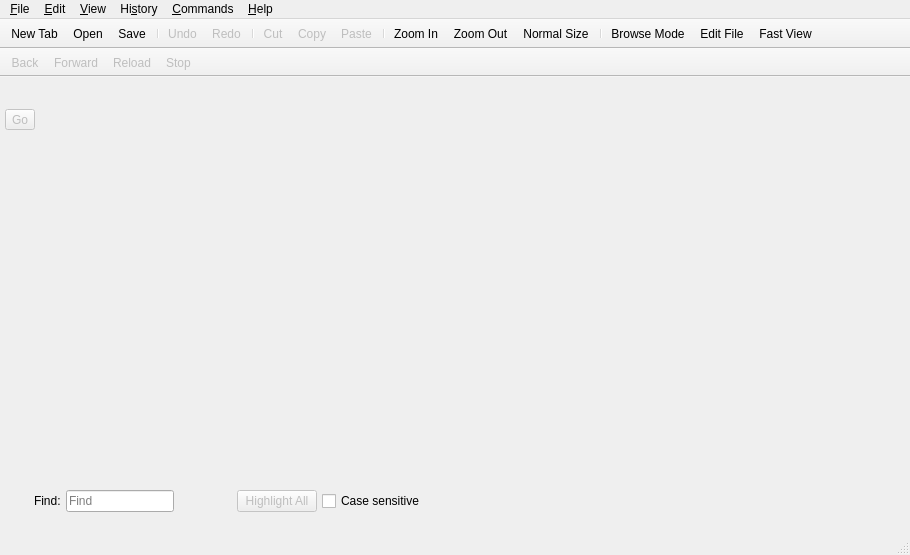
<?xml version="1.0" encoding="UTF-8"?>
<ui version="4.0">
 <class>MainWindow</class>
 <widget class="QMainWindow" name="MainWindow">
  <property name="geometry">
   <rect>
    <x>0</x>
    <y>0</y>
    <width>910</width>
    <height>555</height>
   </rect>
  </property>
  <property name="windowTitle">
   <string>USD Manager</string>
  </property>
  <property name="windowIcon">
   <iconset resource="images.qrc">
    <normaloff>:/images/images/logo.png</normaloff>:/images/images/logo.png</iconset>
  </property>
  <widget class="QWidget" name="centralwidget">
   <layout class="QVBoxLayout" name="verticalLayout">
    <property name="spacing">
     <number>5</number>
    </property>
    <property name="leftMargin">
     <number>5</number>
    </property>
    <property name="topMargin">
     <number>5</number>
    </property>
    <property name="rightMargin">
     <number>5</number>
    </property>
    <property name="bottomMargin">
     <number>1</number>
    </property>
    <item>
     <widget class="QPushButton" name="buttonNewTab">
      <property name="sizePolicy">
       <sizepolicy hsizetype="Fixed" vsizetype="Fixed">
        <horstretch>0</horstretch>
        <verstretch>0</verstretch>
       </sizepolicy>
      </property>
      <property name="maximumSize">
       <size>
        <width>24</width>
        <height>28</height>
       </size>
      </property>
      <property name="focusPolicy">
       <enum>Qt::NoFocus</enum>
      </property>
      <property name="toolTip">
       <string>New tab</string>
      </property>
      <property name="icon">
       <iconset theme="tab-new">
        <normaloff/>
       </iconset>
      </property>
      <property name="iconSize">
       <size>
        <width>16</width>
        <height>16</height>
       </size>
      </property>
      <property name="flat">
       <bool>true</bool>
      </property>
     </widget>
    </item>
    <item>
     <widget class="QToolButton" name="buttonGo">
      <property name="enabled">
       <bool>false</bool>
      </property>
      <property name="focusPolicy">
       <enum>Qt::NoFocus</enum>
      </property>
      <property name="toolTip">
       <string>Go</string>
      </property>
      <property name="text">
       <string>Go</string>
      </property>
      <property name="icon">
       <iconset theme="media-playback-start">
        <normaloff/>
       </iconset>
      </property>
     </widget>
    </item>
    <item>
     <widget class="QWidget" name="tabTopRightWidget" native="true">
      <property name="sizePolicy">
       <sizepolicy hsizetype="Fixed" vsizetype="Fixed">
        <horstretch>0</horstretch>
        <verstretch>0</verstretch>
       </sizepolicy>
      </property>
      <layout class="QHBoxLayout" name="tabTopRightLayout">
       <property name="spacing">
        <number>0</number>
       </property>
       <property name="margin">
        <number>0</number>
       </property>
       <item>
        <widget class="QPushButton" name="buttonTabList">
         <property name="sizePolicy">
          <sizepolicy hsizetype="Fixed" vsizetype="Fixed">
           <horstretch>0</horstretch>
           <verstretch>0</verstretch>
          </sizepolicy>
         </property>
         <property name="maximumSize">
          <size>
           <width>24</width>
           <height>28</height>
          </size>
         </property>
         <property name="focusPolicy">
          <enum>Qt::NoFocus</enum>
         </property>
         <property name="toolTip">
          <string>List all tabs</string>
         </property>
         <property name="iconSize">
          <size>
           <width>10</width>
           <height>10</height>
          </size>
         </property>
         <property name="flat">
          <bool>true</bool>
         </property>
        </widget>
       </item>
       <item>
        <widget class="QPushButton" name="buttonClose">
         <property name="sizePolicy">
          <sizepolicy hsizetype="Fixed" vsizetype="Fixed">
           <horstretch>0</horstretch>
           <verstretch>0</verstretch>
          </sizepolicy>
         </property>
         <property name="maximumSize">
          <size>
           <width>24</width>
           <height>28</height>
          </size>
         </property>
         <property name="focusPolicy">
          <enum>Qt::NoFocus</enum>
         </property>
         <property name="toolTip">
          <string>Close current tab</string>
         </property>
         <property name="iconSize">
          <size>
           <width>16</width>
           <height>16</height>
          </size>
         </property>
         <property name="flat">
          <bool>true</bool>
         </property>
        </widget>
       </item>
      </layout>
     </widget>
    </item>
    <item>
     <widget class="QWidget" name="mainWidget" native="true">
      <property name="sizePolicy">
       <sizepolicy hsizetype="Expanding" vsizetype="Expanding">
        <horstretch>0</horstretch>
        <verstretch>0</verstretch>
       </sizepolicy>
      </property>
      <layout class="QHBoxLayout" name="horizontalLayout_4">
       <property name="spacing">
        <number>5</number>
       </property>
       <property name="margin">
        <number>0</number>
       </property>
      </layout>
     </widget>
    </item>
    <item>
     <widget class="QWidget" name="findWidget" native="true">
      <property name="sizePolicy">
       <sizepolicy hsizetype="Preferred" vsizetype="Fixed">
        <horstretch>0</horstretch>
        <verstretch>0</verstretch>
       </sizepolicy>
      </property>
      <layout class="QHBoxLayout" name="horizontalLayout_3">
       <property name="spacing">
        <number>5</number>
       </property>
       <property name="margin">
        <number>0</number>
       </property>
       <item>
        <widget class="QToolButton" name="buttonCloseFind">
         <property name="focusPolicy">
          <enum>Qt::NoFocus</enum>
         </property>
         <property name="toolTip">
          <string>Close find bar</string>
         </property>
         <property name="icon">
          <iconset theme="window-close">
           <normaloff/>
          </iconset>
         </property>
         <property name="iconSize">
          <size>
           <width>16</width>
           <height>16</height>
          </size>
         </property>
         <property name="autoRaise">
          <bool>true</bool>
         </property>
        </widget>
       </item>
       <item>
        <widget class="QLabel" name="labelFind">
         <property name="sizePolicy">
          <sizepolicy hsizetype="Fixed" vsizetype="Fixed">
           <horstretch>0</horstretch>
           <verstretch>0</verstretch>
          </sizepolicy>
         </property>
         <property name="text">
          <string>Find:</string>
         </property>
         <property name="buddy">
          <cstring>findBar</cstring>
         </property>
        </widget>
       </item>
       <item>
        <widget class="QLineEdit" name="findBar">
         <property name="sizePolicy">
          <sizepolicy hsizetype="Fixed" vsizetype="Fixed">
           <horstretch>0</horstretch>
           <verstretch>0</verstretch>
          </sizepolicy>
         </property>
         <property name="placeholderText">
          <string>Find</string>
         </property>
        </widget>
       </item>
       <item>
        <widget class="QToolButton" name="buttonFindPrev">
         <property name="enabled">
          <bool>false</bool>
         </property>
         <property name="sizePolicy">
          <sizepolicy hsizetype="Fixed" vsizetype="Fixed">
           <horstretch>0</horstretch>
           <verstretch>0</verstretch>
          </sizepolicy>
         </property>
         <property name="toolTip">
          <string>Find previous occurrence (Ctrl+Shift+G)</string>
         </property>
         <property name="icon">
          <iconset theme="go-previous">
           <normaloff/>
          </iconset>
         </property>
         <property name="iconSize">
          <size>
           <width>16</width>
           <height>16</height>
          </size>
         </property>
         <property name="toolButtonStyle">
          <enum>Qt::ToolButtonTextBesideIcon</enum>
         </property>
         <property name="autoRaise">
          <bool>true</bool>
         </property>
        </widget>
       </item>
       <item>
        <widget class="QToolButton" name="buttonFindNext">
         <property name="enabled">
          <bool>false</bool>
         </property>
         <property name="sizePolicy">
          <sizepolicy hsizetype="Fixed" vsizetype="Fixed">
           <horstretch>0</horstretch>
           <verstretch>0</verstretch>
          </sizepolicy>
         </property>
         <property name="toolTip">
          <string>Find next occurrence (Ctrl+G)</string>
         </property>
         <property name="icon">
          <iconset theme="go-next">
           <normaloff/>
          </iconset>
         </property>
         <property name="iconSize">
          <size>
           <width>16</width>
           <height>16</height>
          </size>
         </property>
         <property name="toolButtonStyle">
          <enum>Qt::ToolButtonTextBesideIcon</enum>
         </property>
         <property name="autoRaise">
          <bool>true</bool>
         </property>
        </widget>
       </item>
       <item>
        <widget class="QPushButton" name="buttonHighlightAll">
         <property name="enabled">
          <bool>false</bool>
         </property>
         <property name="sizePolicy">
          <sizepolicy hsizetype="Fixed" vsizetype="Fixed">
           <horstretch>0</horstretch>
           <verstretch>0</verstretch>
          </sizepolicy>
         </property>
         <property name="toolTip">
          <string>Highlight all occurrences</string>
         </property>
         <property name="text">
          <string>Highlight All</string>
         </property>
         <property name="iconSize">
          <size>
           <width>16</width>
           <height>16</height>
          </size>
         </property>
         <property name="checkable">
          <bool>true</bool>
         </property>
        </widget>
       </item>
       <item>
        <widget class="QCheckBox" name="checkBoxMatchCase">
         <property name="sizePolicy">
          <sizepolicy hsizetype="Fixed" vsizetype="Fixed">
           <horstretch>0</horstretch>
           <verstretch>0</verstretch>
          </sizepolicy>
         </property>
         <property name="text">
          <string>Case sensitive</string>
         </property>
        </widget>
       </item>
       <item>
        <widget class="QLabel" name="labelFindPixmap">
         <property name="sizePolicy">
          <sizepolicy hsizetype="Preferred" vsizetype="Fixed">
           <horstretch>0</horstretch>
           <verstretch>0</verstretch>
          </sizepolicy>
         </property>
        </widget>
       </item>
       <item>
        <widget class="QLabel" name="labelFindStatus">
         <property name="sizePolicy">
          <sizepolicy hsizetype="Preferred" vsizetype="Fixed">
           <horstretch>0</horstretch>
           <verstretch>0</verstretch>
          </sizepolicy>
         </property>
        </widget>
       </item>
       <item>
        <spacer name="horizontalSpacer">
         <property name="orientation">
          <enum>Qt::Horizontal</enum>
         </property>
         <property name="sizeHint" stdset="0">
          <size>
           <width>40</width>
           <height>20</height>
          </size>
         </property>
        </spacer>
       </item>
      </layout>
     </widget>
    </item>
    <item>
     <widget class="QWidget" name="breadcrumbWidget" native="true">
      <layout class="QHBoxLayout" name="breadcrumbLayout">
       <property name="spacing">
        <number>5</number>
       </property>
       <property name="margin">
        <number>0</number>
       </property>
       <item>
        <widget class="QLabel" name="breadcrumb">
         <property name="textInteractionFlags">
          <set>Qt::LinksAccessibleByMouse|Qt::TextSelectableByMouse</set>
         </property>
        </widget>
       </item>
      </layout>
     </widget>
    </item>
   </layout>
  </widget>
  <widget class="QMenuBar" name="menubar">
   <property name="geometry">
    <rect>
     <x>0</x>
     <y>0</y>
     <width>910</width>
     <height>28</height>
    </rect>
   </property>
   <widget class="QMenu" name="menuFile">
    <property name="title">
     <string>&amp;File</string>
    </property>
    <widget class="QMenu" name="menuOpenRecent">
     <property name="enabled">
      <bool>false</bool>
     </property>
     <property name="title">
      <string>Open &amp;Recent</string>
     </property>
     <property name="icon">
      <iconset theme="document-open-recent">
       <normaloff/>
      </iconset>
     </property>
    </widget>
    <addaction name="actionNewWindow"/>
    <addaction name="actionNewTab"/>
    <addaction name="actionOpen"/>
    <addaction name="menuOpenRecent"/>
    <addaction name="separator"/>
    <addaction name="actionEdit"/>
    <addaction name="actionBrowse"/>
    <addaction name="actionSave"/>
    <addaction name="actionSaveAs"/>
    <addaction name="separator"/>
    <addaction name="actionPrintPreview"/>
    <addaction name="actionPrint"/>
    <addaction name="separator"/>
    <addaction name="actionCloseTab"/>
    <addaction name="exitAction"/>
   </widget>
   <widget class="QMenu" name="helpMenu">
    <property name="title">
     <string>&amp;Help</string>
    </property>
    <addaction name="documentationAction"/>
    <addaction name="aboutAction"/>
    <addaction name="aboutQtAction"/>
   </widget>
   <widget class="QMenu" name="menuEdit">
    <property name="title">
     <string>&amp;Edit</string>
    </property>
    <addaction name="actionUndo"/>
    <addaction name="actionRedo"/>
    <addaction name="separator"/>
    <addaction name="actionCut"/>
    <addaction name="actionCopy"/>
    <addaction name="actionPaste"/>
    <addaction name="separator"/>
    <addaction name="actionSelectAll"/>
    <addaction name="separator"/>
    <addaction name="actionFind"/>
    <addaction name="actionFindPrev"/>
    <addaction name="actionFindNext"/>
    <addaction name="actionGoToLineNumber"/>
    <addaction name="separator"/>
    <addaction name="actionPreferences"/>
   </widget>
   <widget class="QMenu" name="menuCommands">
    <property name="title">
     <string>&amp;Commands</string>
    </property>
    <addaction name="actionFileInfo"/>
    <addaction name="actionDiffFile"/>
    <addaction name="separator"/>
    <addaction name="actionCommentOut"/>
    <addaction name="actionUncomment"/>
    <addaction name="actionIndent"/>
    <addaction name="actionUnindent"/>
    <addaction name="separator"/>
    <addaction name="actionOpenWith"/>
    <addaction name="actionTextEditor"/>
    <addaction name="separator"/>
   </widget>
   <widget class="QMenu" name="menuView">
    <property name="title">
     <string>&amp;View</string>
    </property>
    <widget class="QMenu" name="menuToolbars">
     <property name="title">
      <string>&amp;Toolbars</string>
     </property>
    </widget>
    <addaction name="menuToolbars"/>
    <addaction name="actionIncludePanel"/>
    <addaction name="separator"/>
    <addaction name="actionRefresh"/>
    <addaction name="actionStop"/>
    <addaction name="separator"/>
    <addaction name="actionZoomIn"/>
    <addaction name="actionZoomOut"/>
    <addaction name="actionNormalSize"/>
    <addaction name="separator"/>
    <addaction name="actionFullScreen"/>
   </widget>
   <widget class="QMenu" name="menuHistory">
    <property name="title">
     <string>Hi&amp;story</string>
    </property>
    <widget class="QMenu" name="menuRecentlyClosedTabs">
     <property name="enabled">
      <bool>false</bool>
     </property>
     <property name="title">
      <string>&amp;Recently Closed Tabs</string>
     </property>
     <property name="icon">
      <iconset theme="document-open-recent">
       <normaloff/>
      </iconset>
     </property>
    </widget>
    <addaction name="actionBack"/>
    <addaction name="actionForward"/>
    <addaction name="separator"/>
    <addaction name="separator"/>
    <addaction name="menuRecentlyClosedTabs"/>
   </widget>
   <addaction name="menuFile"/>
   <addaction name="menuEdit"/>
   <addaction name="menuView"/>
   <addaction name="menuHistory"/>
   <addaction name="menuCommands"/>
   <addaction name="helpMenu"/>
  </widget>
  <widget class="QStatusBar" name="statusbar"/>
  <widget class="QToolBar" name="editToolbar">
   <property name="windowTitle">
    <string>Standard Toolbar</string>
   </property>
   <property name="movable">
    <bool>false</bool>
   </property>
   <attribute name="toolBarArea">
    <enum>TopToolBarArea</enum>
   </attribute>
   <attribute name="toolBarBreak">
    <bool>false</bool>
   </attribute>
   <addaction name="actionNewTab"/>
   <addaction name="actionOpen"/>
   <addaction name="actionSave"/>
   <addaction name="separator"/>
   <addaction name="actionUndo"/>
   <addaction name="actionRedo"/>
   <addaction name="separator"/>
   <addaction name="actionCut"/>
   <addaction name="actionCopy"/>
   <addaction name="actionPaste"/>
   <addaction name="separator"/>
   <addaction name="actionZoomIn"/>
   <addaction name="actionZoomOut"/>
   <addaction name="actionNormalSize"/>
   <addaction name="separator"/>
   <addaction name="actionBrowse"/>
   <addaction name="actionEdit"/>
   <addaction name="actionFastView"/>
  </widget>
  <widget class="QToolBar" name="navToolbar">
   <property name="windowTitle">
    <string>Navigation Toolbar</string>
   </property>
   <property name="movable">
    <bool>false</bool>
   </property>
   <attribute name="toolBarArea">
    <enum>TopToolBarArea</enum>
   </attribute>
   <attribute name="toolBarBreak">
    <bool>true</bool>
   </attribute>
   <addaction name="actionBack"/>
   <addaction name="actionForward"/>
   <addaction name="actionRefresh"/>
   <addaction name="actionStop"/>
  </widget>
  <action name="aboutAction">
   <property name="icon">
    <iconset theme="help-about">
     <normaloff/>
    </iconset>
   </property>
   <property name="text">
    <string>&amp;About</string>
   </property>
   <property name="menuRole">
    <enum>QAction::AboutRole</enum>
   </property>
  </action>
  <action name="exitAction">
   <property name="icon">
    <iconset theme="application-exit">
     <normaloff/>
    </iconset>
   </property>
   <property name="text">
    <string>&amp;Quit</string>
   </property>
   <property name="shortcut">
    <string>Ctrl+Q</string>
   </property>
   <property name="menuRole">
    <enum>QAction::QuitRole</enum>
   </property>
  </action>
  <action name="documentationAction">
   <property name="icon">
    <iconset theme="help-browser">
     <normaloff/>
    </iconset>
   </property>
   <property name="text">
    <string>&amp;Documentation</string>
   </property>
   <property name="shortcut">
    <string>F1</string>
   </property>
  </action>
  <action name="actionBack">
   <property name="enabled">
    <bool>false</bool>
   </property>
   <property name="icon">
    <iconset theme="go-previous">
     <normaloff/>
    </iconset>
   </property>
   <property name="text">
    <string>&amp;Back</string>
   </property>
   <property name="shortcut">
    <string>Alt+Left</string>
   </property>
  </action>
  <action name="actionForward">
   <property name="enabled">
    <bool>false</bool>
   </property>
   <property name="icon">
    <iconset theme="go-next">
     <normaloff/>
    </iconset>
   </property>
   <property name="text">
    <string>&amp;Forward</string>
   </property>
   <property name="shortcut">
    <string>Alt+Right</string>
   </property>
  </action>
  <action name="actionOpen">
   <property name="icon">
    <iconset theme="document-open">
     <normaloff/>
    </iconset>
   </property>
   <property name="text">
    <string>&amp;Open...</string>
   </property>
   <property name="shortcut">
    <string>Ctrl+O</string>
   </property>
  </action>
  <action name="actionEdit">
   <property name="icon">
    <iconset theme="accessories-text-editor">
     <normaloff/>
    </iconset>
   </property>
   <property name="text">
    <string>&amp;Edit File</string>
   </property>
   <property name="statusTip">
    <string>Switch to edit mode</string>
   </property>
   <property name="shortcut">
    <string>Ctrl+E</string>
   </property>
  </action>
  <action name="actionCloseTab">
   <property name="text">
    <string>&amp;Close Tab</string>
   </property>
   <property name="shortcut">
    <string>Ctrl+W</string>
   </property>
  </action>
  <action name="actionFind">
   <property name="icon">
    <iconset theme="edit-find">
     <normaloff/>
    </iconset>
   </property>
   <property name="text">
    <string>&amp;Find...</string>
   </property>
   <property name="shortcut">
    <string>Ctrl+Shift+F</string>
   </property>
  </action>
  <action name="actionFindPrev">
   <property name="enabled">
    <bool>false</bool>
   </property>
   <property name="icon">
    <iconset resource="images.qrc">
     <normaloff>:/images/images/findPrev.png</normaloff>:/images/images/findPrev.png</iconset>
   </property>
   <property name="text">
    <string>Find Previous</string>
   </property>
   <property name="shortcut">
    <string>Ctrl+Shift+G</string>
   </property>
  </action>
  <action name="actionFindNext">
   <property name="enabled">
    <bool>false</bool>
   </property>
   <property name="icon">
    <iconset resource="images.qrc">
     <normaloff>:/images/images/findNext.png</normaloff>:/images/images/findNext.png</iconset>
   </property>
   <property name="text">
    <string>Find Next</string>
   </property>
   <property name="shortcut">
    <string>Ctrl+G</string>
   </property>
  </action>
  <action name="actionOpen_files_in_new_tabs">
   <property name="checkable">
    <bool>true</bool>
   </property>
   <property name="text">
    <string>Open files in new tabs</string>
   </property>
  </action>
  <action name="actionNewTab">
   <property name="icon">
    <iconset theme="tab-new">
     <normaloff/>
    </iconset>
   </property>
   <property name="text">
    <string>New &amp;Tab</string>
   </property>
   <property name="shortcut">
    <string>Ctrl+T</string>
   </property>
  </action>
  <action name="actionSave">
   <property name="icon">
    <iconset theme="document-save">
     <normaloff/>
    </iconset>
   </property>
   <property name="text">
    <string>&amp;Save</string>
   </property>
   <property name="shortcut">
    <string>Ctrl+S</string>
   </property>
  </action>
  <action name="actionSaveAs">
   <property name="icon">
    <iconset theme="document-save-as">
     <normaloff/>
    </iconset>
   </property>
   <property name="text">
    <string>Save &amp;As...</string>
   </property>
   <property name="shortcut">
    <string>Ctrl+Shift+S</string>
   </property>
  </action>
  <action name="actionDiffFile">
   <property name="enabled">
    <bool>false</bool>
   </property>
   <property name="text">
    <string>&amp;Diff File...</string>
   </property>
   <property name="statusTip">
    <string>Diff your changes with the currently saved file</string>
   </property>
  </action>
  <action name="actionUndo">
   <property name="enabled">
    <bool>false</bool>
   </property>
   <property name="icon">
    <iconset theme="edit-undo">
     <normaloff/>
    </iconset>
   </property>
   <property name="text">
    <string>&amp;Undo</string>
   </property>
   <property name="shortcut">
    <string>Ctrl+Z</string>
   </property>
  </action>
  <action name="actionRedo">
   <property name="enabled">
    <bool>false</bool>
   </property>
   <property name="icon">
    <iconset theme="edit-redo">
     <normaloff/>
    </iconset>
   </property>
   <property name="text">
    <string>&amp;Redo</string>
   </property>
   <property name="shortcut">
    <string>Ctrl+Shift+Z</string>
   </property>
  </action>
  <action name="actionCut">
   <property name="enabled">
    <bool>false</bool>
   </property>
   <property name="icon">
    <iconset theme="edit-cut">
     <normaloff/>
    </iconset>
   </property>
   <property name="text">
    <string>Cu&amp;t</string>
   </property>
   <property name="shortcut">
    <string>Ctrl+X</string>
   </property>
  </action>
  <action name="actionCopy">
   <property name="enabled">
    <bool>false</bool>
   </property>
   <property name="icon">
    <iconset theme="edit-copy">
     <normaloff/>
    </iconset>
   </property>
   <property name="text">
    <string>&amp;Copy</string>
   </property>
   <property name="shortcut">
    <string>Ctrl+C</string>
   </property>
  </action>
  <action name="actionPaste">
   <property name="enabled">
    <bool>false</bool>
   </property>
   <property name="icon">
    <iconset theme="edit-paste">
     <normaloff/>
    </iconset>
   </property>
   <property name="text">
    <string>&amp;Paste</string>
   </property>
   <property name="shortcut">
    <string>Ctrl+V</string>
   </property>
  </action>
  <action name="actionSelectAll">
   <property name="enabled">
    <bool>false</bool>
   </property>
   <property name="icon">
    <iconset theme="edit-select-all">
     <normaloff/>
    </iconset>
   </property>
   <property name="text">
    <string>Select &amp;All</string>
   </property>
   <property name="shortcut">
    <string>Ctrl+A</string>
   </property>
  </action>
  <action name="actionIncludePanel">
   <property name="checkable">
    <bool>true</bool>
   </property>
   <property name="checked">
    <bool>true</bool>
   </property>
   <property name="text">
    <string>F&amp;ile Browser</string>
   </property>
   <property name="shortcut">
    <string>Ctrl+I</string>
   </property>
  </action>
  <action name="actionRefresh">
   <property name="enabled">
    <bool>false</bool>
   </property>
   <property name="icon">
    <iconset theme="view-refresh">
     <normaloff/>
    </iconset>
   </property>
   <property name="text">
    <string>&amp;Reload</string>
   </property>
   <property name="toolTip">
    <string>Reload current file</string>
   </property>
   <property name="shortcut">
    <string>Ctrl+R</string>
   </property>
  </action>
  <action name="actionZoomIn">
   <property name="icon">
    <iconset theme="zoom-in">
     <normaloff/>
    </iconset>
   </property>
   <property name="text">
    <string>&amp;Zoom In</string>
   </property>
   <property name="shortcut">
    <string>Ctrl++</string>
   </property>
  </action>
  <action name="actionZoomOut">
   <property name="icon">
    <iconset theme="zoom-out">
     <normaloff/>
    </iconset>
   </property>
   <property name="text">
    <string>Zoom &amp;Out</string>
   </property>
   <property name="shortcut">
    <string>Ctrl+-</string>
   </property>
  </action>
  <action name="actionNormalSize">
   <property name="icon">
    <iconset theme="zoom-original">
     <normaloff/>
    </iconset>
   </property>
   <property name="text">
    <string>&amp;Normal Size</string>
   </property>
   <property name="shortcut">
    <string>Ctrl+0</string>
   </property>
  </action>
  <action name="actionPreferences_NewTab">
   <property name="checkable">
    <bool>true</bool>
   </property>
   <property name="text">
    <string>Open files in new tabs</string>
   </property>
  </action>
  <action name="actionTextEditor">
   <property name="enabled">
    <bool>false</bool>
   </property>
   <property name="icon">
    <iconset theme="accessories-text-editor">
     <normaloff/>
    </iconset>
   </property>
   <property name="text">
    <string>Open with &amp;text editor...</string>
   </property>
  </action>
  <action name="aboutQtAction">
   <property name="text">
    <string>About &amp;Qt</string>
   </property>
   <property name="menuRole">
    <enum>QAction::AboutQtRole</enum>
   </property>
  </action>
  <action name="actionBrowse">
   <property name="icon">
    <iconset theme="applications-internet">
     <normaloff/>
    </iconset>
   </property>
   <property name="text">
    <string>&amp;Browse Mode</string>
   </property>
   <property name="statusTip">
    <string>Switch to browse mode</string>
   </property>
   <property name="shortcut">
    <string>Ctrl+E</string>
   </property>
  </action>
  <action name="actionFastView">
   <property name="icon">
    <iconset theme="view-refresh">
     <normaloff/>
    </iconset>
   </property>
   <property name="text">
    <string>&amp;Fast View</string>
   </property>
   <property name="statusTip">
    <string>Switch to fast view mode (no link parsing)</string>
   </property>
   <property name="shortcut">
    <string>Ctrl+Shift+V</string>
   </property>
  </action>
  <action name="actionPreferences_SyntaxHighlighting">
   <property name="checkable">
    <bool>true</bool>
   </property>
   <property name="checked">
    <bool>true</bool>
   </property>
   <property name="text">
    <string>Syntax highlighting</string>
   </property>
  </action>
  <action name="actionStandard_Toolbar">
   <property name="checkable">
    <bool>true</bool>
   </property>
   <property name="checked">
    <bool>true</bool>
   </property>
   <property name="text">
    <string>Standard Toolbar</string>
   </property>
  </action>
  <action name="actionNavigation_Toolbar">
   <property name="checkable">
    <bool>true</bool>
   </property>
   <property name="checked">
    <bool>true</bool>
   </property>
   <property name="text">
    <string>Navigation Toolbar</string>
   </property>
  </action>
  <action name="actionOpenWith">
   <property name="enabled">
    <bool>false</bool>
   </property>
   <property name="icon">
    <iconset theme="utilities-terminal">
     <normaloff/>
    </iconset>
   </property>
   <property name="text">
    <string>&amp;Open with...</string>
   </property>
   <property name="shortcut">
    <string>Ctrl+Shift+O</string>
   </property>
  </action>
  <action name="actionPreferences">
   <property name="icon">
    <iconset theme="preferences-system">
     <normaloff/>
    </iconset>
   </property>
   <property name="text">
    <string>Prefere&amp;nces...</string>
   </property>
   <property name="menuRole">
    <enum>QAction::PreferencesRole</enum>
   </property>
  </action>
  <action name="actionFileInfo">
   <property name="enabled">
    <bool>false</bool>
   </property>
   <property name="icon">
    <iconset theme="dialog-information">
     <normaloff/>
    </iconset>
   </property>
   <property name="text">
    <string>&amp;File Info...</string>
   </property>
   <property name="toolTip">
    <string>File Information</string>
   </property>
   <property name="statusTip">
    <string>Display file information including owner and modified time</string>
   </property>
   <property name="shortcut">
    <string>Ctrl+Shift+I</string>
   </property>
  </action>
  <action name="actionNewWindow">
   <property name="icon">
    <iconset theme="window-new">
     <normaloff/>
    </iconset>
   </property>
   <property name="text">
    <string>&amp;New Window</string>
   </property>
   <property name="shortcut">
    <string>Ctrl+N</string>
   </property>
  </action>
  <action name="actionFullScreen">
   <property name="checkable">
    <bool>true</bool>
   </property>
   <property name="icon">
    <iconset theme="view-fullscreen">
     <normaloff/>
    </iconset>
   </property>
   <property name="text">
    <string>&amp;Full Screen</string>
   </property>
   <property name="shortcut">
    <string>F11</string>
   </property>
  </action>
  <action name="actionGoToLineNumber">
   <property name="text">
    <string>&amp;Go To Line Number...</string>
   </property>
   <property name="shortcut">
    <string>Ctrl+Shift+L</string>
   </property>
  </action>
  <action name="actionUnindent">
   <property name="enabled">
    <bool>false</bool>
   </property>
   <property name="icon">
    <iconset theme="format-indent-less">
     <normaloff/>
    </iconset>
   </property>
   <property name="text">
    <string>U&amp;nindent</string>
   </property>
   <property name="toolTip">
    <string>Unindent selected lines</string>
   </property>
   <property name="statusTip">
    <string>Unindent selected lines</string>
   </property>
   <property name="shortcut">
    <string>Ctrl+Shift+9</string>
   </property>
  </action>
  <action name="actionIndent">
   <property name="enabled">
    <bool>false</bool>
   </property>
   <property name="icon">
    <iconset theme="format-indent-more">
     <normaloff/>
    </iconset>
   </property>
   <property name="text">
    <string>&amp;Indent</string>
   </property>
   <property name="toolTip">
    <string>Indent selected lines</string>
   </property>
   <property name="statusTip">
    <string>Indent selected lines</string>
   </property>
   <property name="shortcut">
    <string>Ctrl+Shift+0</string>
   </property>
  </action>
  <action name="actionCommentOut">
   <property name="enabled">
    <bool>false</bool>
   </property>
   <property name="text">
    <string>&amp;Comment Out</string>
   </property>
   <property name="toolTip">
    <string>Comment out selected lines</string>
   </property>
   <property name="statusTip">
    <string>Comment out selected lines</string>
   </property>
   <property name="shortcut">
    <string>Ctrl+Shift+3</string>
   </property>
  </action>
  <action name="actionUncomment">
   <property name="enabled">
    <bool>false</bool>
   </property>
   <property name="text">
    <string>&amp;Uncomment</string>
   </property>
   <property name="toolTip">
    <string>Uncomment selected lines</string>
   </property>
   <property name="statusTip">
    <string>Uncomment selected lines</string>
   </property>
   <property name="shortcut">
    <string>Ctrl+3</string>
   </property>
  </action>
  <action name="actionStop">
   <property name="enabled">
    <bool>false</bool>
   </property>
   <property name="icon">
    <iconset theme="process-stop">
     <normaloff/>
    </iconset>
   </property>
   <property name="text">
    <string>&amp;Stop</string>
   </property>
   <property name="toolTip">
    <string>Stop loading current file</string>
   </property>
   <property name="shortcut">
    <string>Esc</string>
   </property>
  </action>
  <action name="actionPrint">
   <property name="icon">
    <iconset theme="document-print">
     <normaloff/>
    </iconset>
   </property>
   <property name="text">
    <string>&amp;Print...</string>
   </property>
   <property name="shortcut">
    <string>Ctrl+P</string>
   </property>
  </action>
  <action name="actionPrintPreview">
   <property name="icon">
    <iconset theme="document-print-preview">
     <normaloff/>
    </iconset>
   </property>
   <property name="text">
    <string>Print Pre&amp;view...</string>
   </property>
  </action>
 </widget>
 <resources>
  <include location="images.qrc"/>
 </resources>
 <connections>
  <connection>
   <sender>exitAction</sender>
   <signal>triggered()</signal>
   <receiver>MainWindow</receiver>
   <slot>close()</slot>
   <hints>
    <hint type="sourcelabel">
     <x>-1</x>
     <y>-1</y>
    </hint>
    <hint type="destinationlabel">
     <x>399</x>
     <y>299</y>
    </hint>
   </hints>
  </connection>
 </connections>
</ui>
